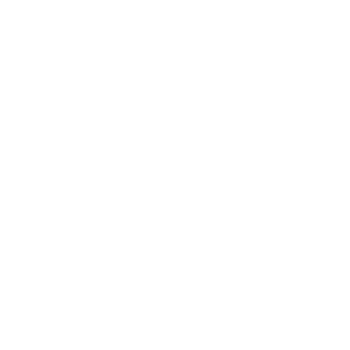
Frame 1 (no input)
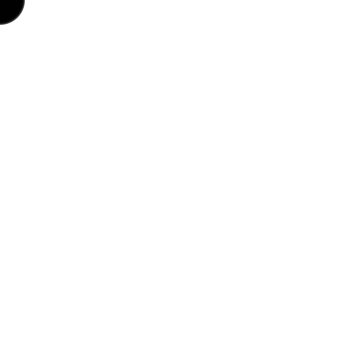
Frame 60 (the mouse pressed at the canvas centre just before this capture)
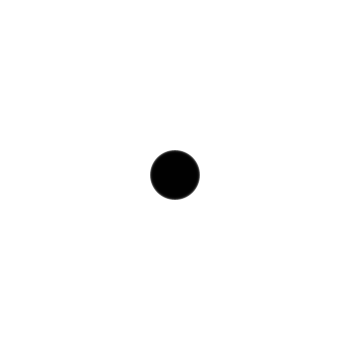
Frame 120 (the mouse held since frame 60 and released just before this capture)

The Processing sketch that drew these frames (run headless with seeded random() and noise(); from frame 60 on, the mouse is pressed at the canvas centre):

// Processing sketch: points_following
// ── points_following.pde
void setup()
{ size (350,350);
  background (255);
  smooth();
  
}
int tpx[] = new int[1];
int tpy[] = new int[1];
float ts[] = new float[1];
int count = 0;
int form = 1;


void draw()
{
  background(255);
  noStroke();
  fill(0,125);
  
  tpx[count] = mouseX;
  tpy[count] = mouseY;
  ts[count] = 50;
  
  for (int i = 0; i < count; i++)
  {
    noStroke();
    ellipse(tpx[i], tpy[i],ts[i],ts[i]);
    
    if (ts[i] > 0)
    {
      ts[i] -= 1;
    }
  }
  tpx = expand(tpx, count+2);
    tpy = expand(tpy, count+2);
    ts = expand(ts,count+2);
    count++;
}
